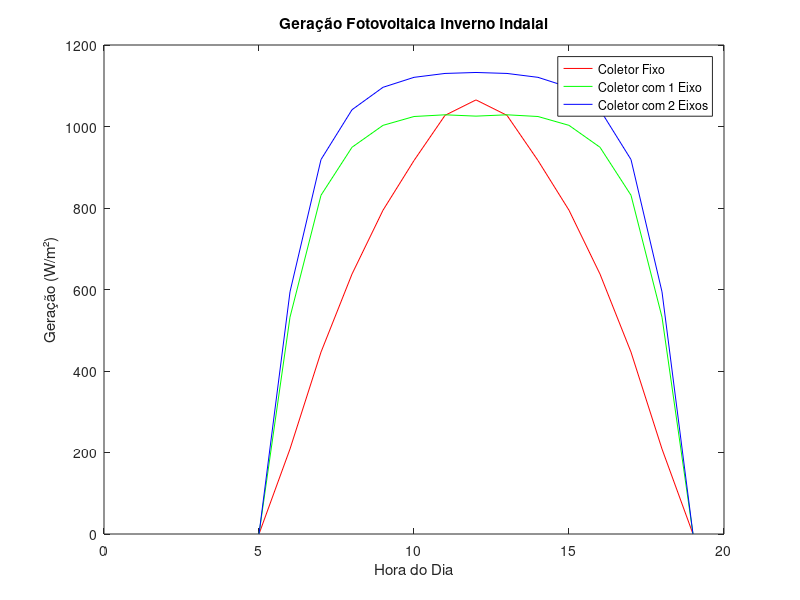

This figure's MATLAB source:
% Definição dos parâmetros
latitude = -26.899251; % Latitude do local (Indaial, SC)
tilt_angle = 25; % Ângulo de inclinação do coletor
albedo = 0.2; % Albedo (refletividade) do solo
day_of_year = 355; % Dia do ano (355 corresponde ao solstício de verão no hemisfério sul)

% Definição dos ângulos horários e horas do dia
hour_angles = 105:-15:-105;
hours = 5:19;

% Cálculo das constantes
A_const = 1160 + 75 * sind((360/365) * (day_of_year - 275));
k_const = 0.174 + 0.035 * sind((360/365) * (day_of_year - 100));
solar_declination = -23.45 * sind((360/365) * (day_of_year - 81));
C_const = 0.095 + 0.04 * sind((360/365) * (day_of_year - 100));

% Cálculo do ângulo de altitude solar
solar_altitude_angle = asind(cosd(-latitude) * cosd(solar_declination) * cosd(hour_angles) + sind(-latitude) * sind(solar_declination));

% Cálculo da razão da massa de ar
air_mass_ratio = 1 ./ sind(solar_altitude_angle);

% Cálculo da radiação direta
direct_radiation = A_const .* exp(-k_const .* air_mass_ratio);
direct_radiation(solar_altitude_angle < 0) = 0; % Radiação direta é zero quando o sol está abaixo do horizonte

% Cálculo da radiação difusa horizontal
diffuse_radiation_horizontal = C_const .* direct_radiation;

% Cálculo do ângulo azimutal solar
solar_azimuth_angle_solar = asind(cosd(solar_declination) * sind(hour_angles) ./ cosd(solar_altitude_angle));
solar_azimuth_angle_correction = 0; % Correção do ângulo azimutal solar
solar_azimuth_angle = solar_azimuth_angle_solar - solar_azimuth_angle_correction;

% Cálculo do ângulo de incidência
incident_angle = acosd(cosd(solar_altitude_angle) .* cosd(solar_azimuth_angle) .* sind(tilt_angle) + sind(solar_altitude_angle) .* cosd(tilt_angle));

% Cálculo da radiação total para um coletor fixo
direct_radiation_fixed = direct_radiation .* cosd(incident_angle);
diffuse_radiation_fixed = diffuse_radiation_horizontal .* ((1 + cosd(tilt_angle)) / 2);
reflected_radiation_fixed = albedo .* direct_radiation .* (sind(solar_altitude_angle) + C_const) .* ((1 - cosd(tilt_angle)) / 2);
total_radiation_fixed = direct_radiation_fixed + diffuse_radiation_fixed + reflected_radiation_fixed;

% Cálculo da radiação total para um coletor com rastreamento de 1 eixo
direct_radiation_tracker1 = direct_radiation .* cosd(latitude);
diffuse_radiation_tracker1 = C_const .* direct_radiation .* ((1 + cosd(90 - solar_altitude_angle + solar_declination)) / 2);
reflected_radiation_tracker1 = albedo .* direct_radiation .* (sind(solar_altitude_angle) + C_const) .* ((1 - cosd(90 - solar_altitude_angle + solar_declination)) / 2);
total_radiation_tracker1 = direct_radiation_tracker1 + diffuse_radiation_tracker1 + reflected_radiation_tracker1;

% Cálculo da radiação total para um com coletor de 2 eixos
direct_radiation_tracker2 = direct_radiation;
diffuse_radiation_tracker2 = C_const .* direct_radiation .* ((1 + cosd(90 - solar_altitude_angle)) / 2);
reflected_radiation_tracker2 = albedo .* direct_radiation .* (sind(solar_altitude_angle) + C_const) .* ((1 - cosd(90 - solar_altitude_angle)) / 2);
total_radiation_tracker2 = direct_radiation_tracker2 + diffuse_radiation_tracker2 + reflected_radiation_tracker2;

% Plotagem dos resultados
plot(hours, total_radiation_fixed, 'r');
hold on;
plot(hours, total_radiation_tracker1, 'g');
plot(hours, total_radiation_tracker2, 'b');
title('Geração Fotovoltaica Inverno Indaial');
xlabel('Hora do Dia');
ylabel('Geração (W/m²)');
legend('Coletor Fixo', 'Coletor com 1 Eixo', 'Coletor com 2 Eixos');
hold off;

% Impressão dos resultados no console
fprintf('Hora ; Coletor Fixo ; Coletor 1 Eixo; Coletor 2 Eixos\n');
for i = 1:length(hours)
    fprintf('%6.2f; %6.2f ; %6.2f ; %6.2f\n', hours(i), total_radiation_fixed(i), total_radiation_tracker1(i), total_radiation_tracker2(i));
end
fprintf('\n');
